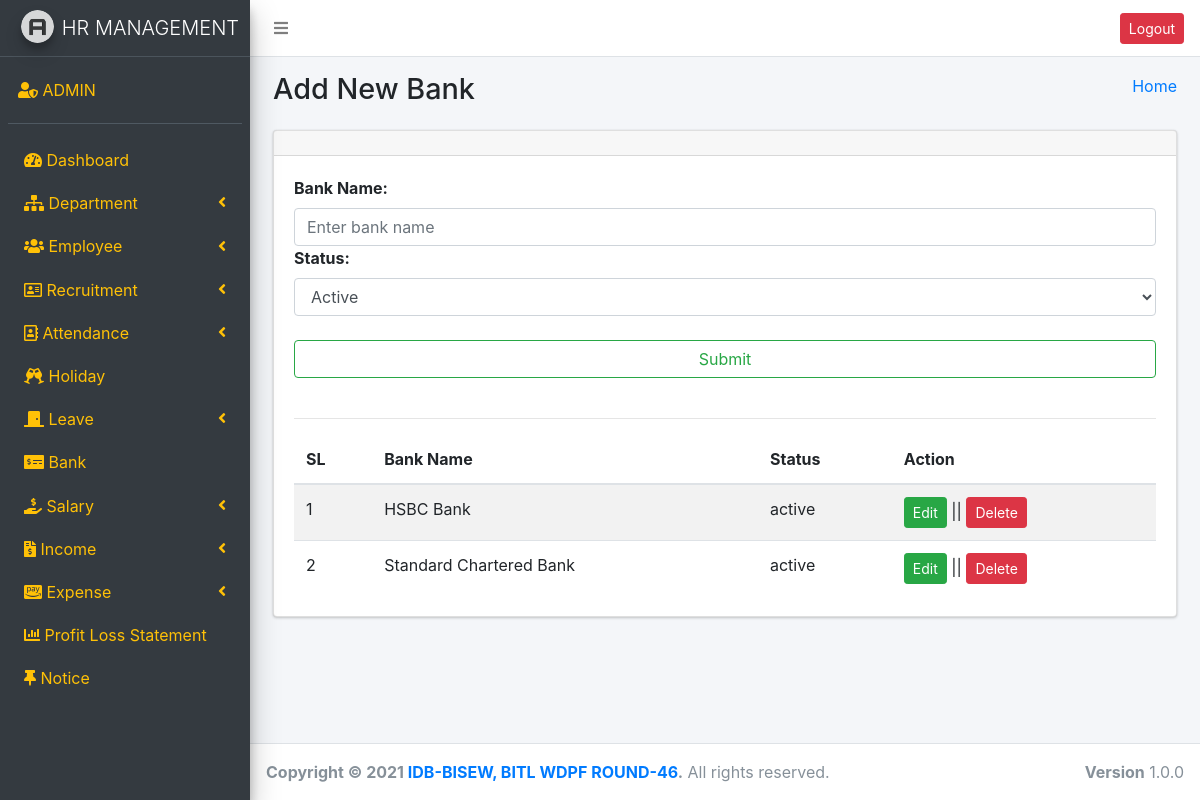
Page /bank.php (signed in) on the committed database.
### tables this page shows
CREATE TABLE `bank` (
  `bankID` int(11) NOT NULL,
  `bank_name` varchar(255) NOT NULL,
  `status` enum('active','inactive') NOT NULL DEFAULT 'active'
);

### bank.php (the view, shortened to what this page needs)
<?php
require_once("header.php");
require_once("sidebar.php");?>
<section class="content-header">
  <div class="container-fluid">
    <div class="row mb-2">
      <div class="col-sm-6">
        <h1>Add New Bank</h1>
      </div>
      <div class="col-sm-6">
        <ol class="breadcrumb float-sm-right">
          <li class="breadcrumb-item"><a href="#">Home</a></li>
        </ol>
      </div>
    </div>
  </div>
</section>
<section class="content">
  <div class="container-fluid">
    <div class="row">
      <div class="col-md-12">
        <div class="card">
          <div class="card-header">
          </div>
          <div class="card-body">
           <form action="" method="post">
            <label for="bank_name">Bank Name:</label>
            <input type="text"name="bank_name"class="form-control"placeholder="Enter bank name">
            <label for="name">Status:</label>
            <select name="status"class="form-control">
              <option>Active</option>
            </select>
            <br>
            <td colspan="6">
               <input type="Submit" value="Submit"class="btn btn-outline-success btn btn-block">
            </td>
            <br>
          </form>
          <?php
          $bank_data = $conn->query("SELECT * FROM `bank`");
          ?>
    <hr>
    <table class="table table-striped table-hover" >
      <thead>
        <tr>
          <th scope="col">SL</th>
          <th scope="col">Bank Name</th>
          <th scope="col">Status</th>
          <th scope="col">Action</th>
        </tr>
      </thead>
      <tbody>
        <?php
        $i=0;
        while($ban_data = $bank_data->fetch_assoc()){ ?>
          <tr>
            <td scope="row"><?php echo ++$i ?></td>
            <td scope="row"><?php echo $ban_data['bank_name']; ?></td>
            <td scope="row"><?php echo $ban_data['status']; ?></td>
            <td scope="row">
             <a href="./bank_edit.php?ram=<?php echo $ban_data['bankID']; ?>" class="btn btn-sm btn-success">Edit</a> ||
             <a href="./bank_delete.php?ram=<?php echo $ban_data['bankID']; ?>" class="btn btn-sm btn-danger" onclick="return confirm('are you sure?')">Delete</a>
           </td>
         </tr>
         <?php
       }
       ?>
     </tbody>
   </table>
 </div>
</div>
</div>
</div>
</div>
</section>
<?php require("footer.php"); ?>

### rows in the picture
bank: bank_name "HSBC Bank", status "active"
bank: bank_name "Standard Chartered Bank", status "active"
